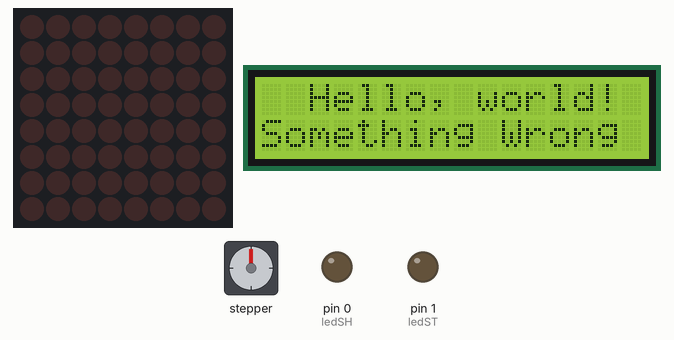
This sketch was run on a simulated Arduino Uno, built with avr-gcc and run on an emulated ATmega328P. On the bench: stepper motor, 8×8 LED matrix, 16×2 character LCD, output pins drawn as LEDs (lit = HIGH). Wiring (inferred from the names in the program): MAX7219 LED driver (orientation assumed): data pin 7; clock pin 9; CS pin 8; stepper motor (2048 steps per turn assumed): coils pin 2, pin 3, pin 4, pin 5. Pins used as bus, display or sensor lines are not drawn.

Above: at 0.2 s.

The sketch:

testKitArduino.ino
```cpp
#include <Wire.h>
#include <LiquidCrystal_I2C.h>
#include <SPI.h>
#include <MFRC522.h>
LiquidCrystal_I2C lcd(0x27, 16, 2);

#define ledSH 0
#define ledST 1
#define ledDS 2
#define stepper 3
#define dir 4
#define en 5
#define rstSPI 6
#define  Max7219_pinDIN 7
#define Max7219_pinCS 8
#define  Max7219_pinCLK 9
#define ss 10
#define mosi 11
#define miso 12
#define sck 13
#define scl A5
#define sda A4
MFRC522 mfrc522(ss, rstSPI);
unsigned char disp1[38][8] = {
  {0x3C, 0x42, 0x42, 0x42, 0x42, 0x42, 0x42, 0x3C}, //0
  {0x10, 0x18, 0x14, 0x10, 0x10, 0x10, 0x10, 0x10}, //1
  {0x7E, 0x2, 0x2, 0x7E, 0x40, 0x40, 0x40, 0x7E}, //2
  {0x3E, 0x2, 0x2, 0x3E, 0x2, 0x2, 0x3E, 0x0}, //3
  {0x8, 0x18, 0x28, 0x48, 0xFE, 0x8, 0x8, 0x8}, //4
  {0x3C, 0x20, 0x20, 0x3C, 0x4, 0x4, 0x3C, 0x0}, //5
  {0x3C, 0x20, 0x20, 0x3C, 0x24, 0x24, 0x3C, 0x0}, //6
  {0x3E, 0x22, 0x4, 0x8, 0x8, 0x8, 0x8, 0x8}, //7
  {0x0, 0x3E, 0x22, 0x22, 0x3E, 0x22, 0x22, 0x3E}, //8
  {0x3E, 0x22, 0x22, 0x3E, 0x2, 0x2, 0x2, 0x3E}, //9
  {0x8, 0x14, 0x22, 0x3E, 0x22, 0x22, 0x22, 0x22}, //A
  {0x3C, 0x22, 0x22, 0x3E, 0x22, 0x22, 0x3C, 0x0}, //B
  {0x3C, 0x40, 0x40, 0x40, 0x40, 0x40, 0x3C, 0x0}, //C
  {0x7C, 0x42, 0x42, 0x42, 0x42, 0x42, 0x7C, 0x0}, //D
  {0x7C, 0x40, 0x40, 0x7C, 0x40, 0x40, 0x40, 0x7C}, //E
  {0x7C, 0x40, 0x40, 0x7C, 0x40, 0x40, 0x40, 0x40}, //F
  {0x3C, 0x40, 0x40, 0x40, 0x40, 0x44, 0x44, 0x3C}, //G
  {0x44, 0x44, 0x44, 0x7C, 0x44, 0x44, 0x44, 0x44}, //H
  {0x7C, 0x10, 0x10, 0x10, 0x10, 0x10, 0x10, 0x7C}, //I
  {0x3C, 0x8, 0x8, 0x8, 0x8, 0x8, 0x48, 0x30}, //J
  {0x0, 0x24, 0x28, 0x30, 0x20, 0x30, 0x28, 0x24}, //K
  {0x40, 0x40, 0x40, 0x40, 0x40, 0x40, 0x40, 0x7C}, //L
  {0x81, 0xC3, 0xA5, 0x99, 0x81, 0x81, 0x81, 0x81}, //M
  {0x0, 0x42, 0x62, 0x52, 0x4A, 0x46, 0x42, 0x0}, //N
  {0x3C, 0x42, 0x42, 0x42, 0x42, 0x42, 0x42, 0x3C}, //O
  {0x3C, 0x22, 0x22, 0x22, 0x3C, 0x20, 0x20, 0x20}, //P
  {0x1C, 0x22, 0x22, 0x22, 0x22, 0x26, 0x22, 0x1D}, //Q
  {0x3C, 0x22, 0x22, 0x22, 0x3C, 0x24, 0x22, 0x21}, //R
  {0x0, 0x1E, 0x20, 0x20, 0x3E, 0x2, 0x2, 0x3C}, //S
  {0x0, 0x3E, 0x8, 0x8, 0x8, 0x8, 0x8, 0x8}, //T
  {0x42, 0x42, 0x42, 0x42, 0x42, 0x42, 0x22, 0x1C}, //U
  {0x42, 0x42, 0x42, 0x42, 0x42, 0x42, 0x24, 0x18}, //V
  {0x0, 0x49, 0x49, 0x49, 0x49, 0x2A, 0x1C, 0x0}, //W
  {0x0, 0x41, 0x22, 0x14, 0x8, 0x14, 0x22, 0x41}, //X
  {0x41, 0x22, 0x14, 0x8, 0x8, 0x8, 0x8, 0x8}, //Y
  {0x0, 0x7F, 0x2, 0x4, 0x8, 0x10, 0x20, 0x7F}, //Z
};
byte leds = 0;
void Config() {
  pinMode(ledSH, OUTPUT);
  pinMode(ledST, OUTPUT);
  pinMode(ledDS, OUTPUT);
  pinMode(stepper, OUTPUT);
  pinMode(dir, OUTPUT);
  pinMode(en, OUTPUT);
  pinMode(rstSPI, OUTPUT);
  pinMode(Max7219_pinDIN, OUTPUT);
  pinMode(Max7219_pinCS, OUTPUT);
  pinMode(Max7219_pinCLK, OUTPUT);
  pinMode(ss, OUTPUT);
  pinMode(mosi, OUTPUT);
  pinMode(miso, OUTPUT);
  pinMode(sck, OUTPUT);
  pinMode(scl, OUTPUT);
  pinMode(sda, OUTPUT);
}
void setup() {
 //
  Config();
  Init_MAX7219();
  SPI.begin();
  mfrc522.PCD_Init();
  lcd.init();
  lcd.backlight();
  lcd.setCursor(2, 0);
  lcd.print("Hello, world!");
  lcd.setCursor(0, 1);
  lcd.print("Something Wrong");
}
void loop() {
  leds = 0;
//updateShiftRegister();

  //Matrix();

 //Rifd();
  Step();

}

void Step(){
  //digitalWrite(en,HIGH);
  digitalWrite(dir,HIGH);
  for(int i = 0 ; i<3000 ; i++){
    digitalWrite(stepper,HIGH);
    delay(1);
    digitalWrite(stepper,LOW);
    delay(1);
  }
  digitalWrite(dir,LOW);
  for(int i = 0 ; i<3000 ; i++){
    digitalWrite(stepper,HIGH);
    delay(1);
    digitalWrite(stepper,LOW);
    delay(1);
  }
}

void Write_Max7219_byte(unsigned char DATA) {
  unsigned char i;
  digitalWrite(Max7219_pinCS, LOW);
  for (i = 8; i >= 1; i--)
  {
    digitalWrite(Max7219_pinCLK, LOW);
    digitalWrite(Max7219_pinDIN, DATA & 0x80); // Extracting a bit data
    DATA = DATA << 1;
    digitalWrite(Max7219_pinCLK, HIGH);
  }
}

void Write_Max7219(unsigned char address, unsigned char dat) {
  digitalWrite(Max7219_pinCS, LOW);
  Write_Max7219_byte(address);           //address，code of LED
  Write_Max7219_byte(dat);               //data，figure on LED
  digitalWrite(Max7219_pinCS, HIGH);
}

void Init_MAX7219(void) {
  Write_Max7219(0x09, 0x00);       //decoding ：BCD
  Write_Max7219(0x0a, 0x03);       //brightness
  Write_Max7219(0x0b, 0x07);       //scanlimit；8 LEDs
  Write_Max7219(0x0c, 0x01);       //power-down mode：0，normal mode：1
  Write_Max7219(0x0f, 0x00);       //test display：1；EOT，display：0
}
void Rifd(){
  Serial.begin(9600);
  if (!mfrc522.PICC_IsNewCardPresent()) {
    return;
  }
  if (!mfrc522.PICC_ReadCardSerial()) {
    return;
  }
  mfrc522.PICC_DumpToSerial(&(mfrc522.uid));
  Serial.end();
}
void Matrix() {
  for (int j = 0; j < 38; j++) {
    for (int i = 1; i < 9; i++)
      Write_Max7219(i, disp1[j][i - 1]);
    delay(500);
  }
}
void updateShiftRegister() {
  for (int i = 0; i < 8; i++)
  {
    bitSet(leds, i);
    digitalWrite(ledST, LOW);
    shiftOut(ledDS, ledSH, LSBFIRST, leds);
    digitalWrite(ledST, HIGH);
    delay(500);
  }

}
```
